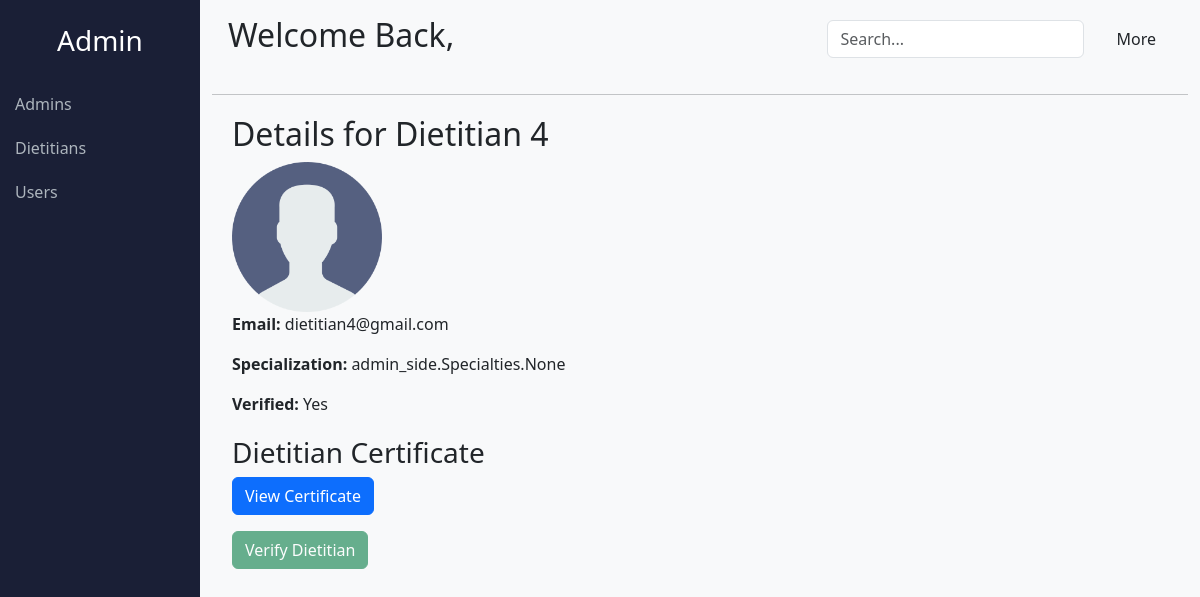
/administration/admin_dietitian/6/, run on the app's committed database.
### users_account/models.py (models this page shows, shortened)
class Accounts(AbstractUser):
    email = models.EmailField(unique=True)
    username = models.CharField(max_length=55, unique=True)
    role = models.CharField(choices=ROLE_CHOICE, default='user', max_length=100)

class Dietitian_Profile(models.Model):
    user = models.OneToOneField(Accounts, on_delete=models.CASCADE)
    full_name = models.CharField(max_length=100, null=False, blank=False)
    photo = models.ImageField(upload_to='dietitian_photos', default='assets/profile.png')
    qualifications = models.TextField(null=False, blank=False)
    experience_years = models.PositiveIntegerField(null=True, blank=True)
    specialties = models.ManyToManyField(Specialties)
    certificate = models.FileField(upload_to="dietitian_certificates",null=True, blank=True)
    bio = models.TextField(null=True, blank=True)
    available = models.BooleanField(default=True)
    verified = models.BooleanField(default=False)

### admin_side/views.py (the view)
# urls.py: path('admin_dietitian/<int:id>/', DietitianDetailView, name='admin_dietitian_detail'),
def DietitianDetailView(req, id):
    dietitian = Accounts.objects.get(id=id)
    return render(req ,'admin_dietitian_details.html', {'dietitian': dietitian})

### admin_side/templates/admin_dietitian_details.html (shortened to what this page needs)
{% extends "admin_base.html" %}
{% block content %}
<div class="dietitian-detail">
    <h2>Details for {{ dietitian.dietitian_profile.full_name }}</h2>
    <img src="{{ dietitian.dietitian_profile.photo.url }}" class="img-fluid" style="height: 150px;" alt="">
    <p><strong>Email:</strong> {{ dietitian.email }}</p>
    <p><strong>Specialization:</strong> {{ dietitian.dietitian_profile.specialties }}</p>
    <p><strong>Verified:</strong> {% if dietitian.dietitian_profile.verified %}Yes{% else %}No{% endif %}</p>
    <div class="certificate">
        <h3>Dietitian Certificate</h3>
        {% if dietitian.dietitian_profile.certificate %}
        <a href="{{ dietitian.dietitian_profile.certificate.url }}" target="_blank" class="btn btn-primary">
            View Certificate
        </a>
        {% else %}
            <p>No certificate available.</p>
        {% endif %}
    </div>
    {% if dietitian.dietitian_profile.verified %}
        <button class="btn btn-success mt-3" disabled>Verify Dietitian</button>
    {% else %}
        <button class="btn btn-success mt-3" onclick="verifyDietitian({{ dietitian.dietitian_profile.id }})">Verify Dietitian</button>
    {% endif %}
</div>
{% endblock content %}

### admin_side/templates/admin_dietitian_details.html (style rules this page uses)
.dietitian-detail { margin: 20px; }
.certificate { margin-top: 20px; }

### data on the page
Accounts: dietitian_profile.full_name "Dietitian 4", dietitian_profile.photo (placeholder picture), email "dietitian4@gmail.com", dietitian_profile.specialties "admin_side.Specialties.None"
